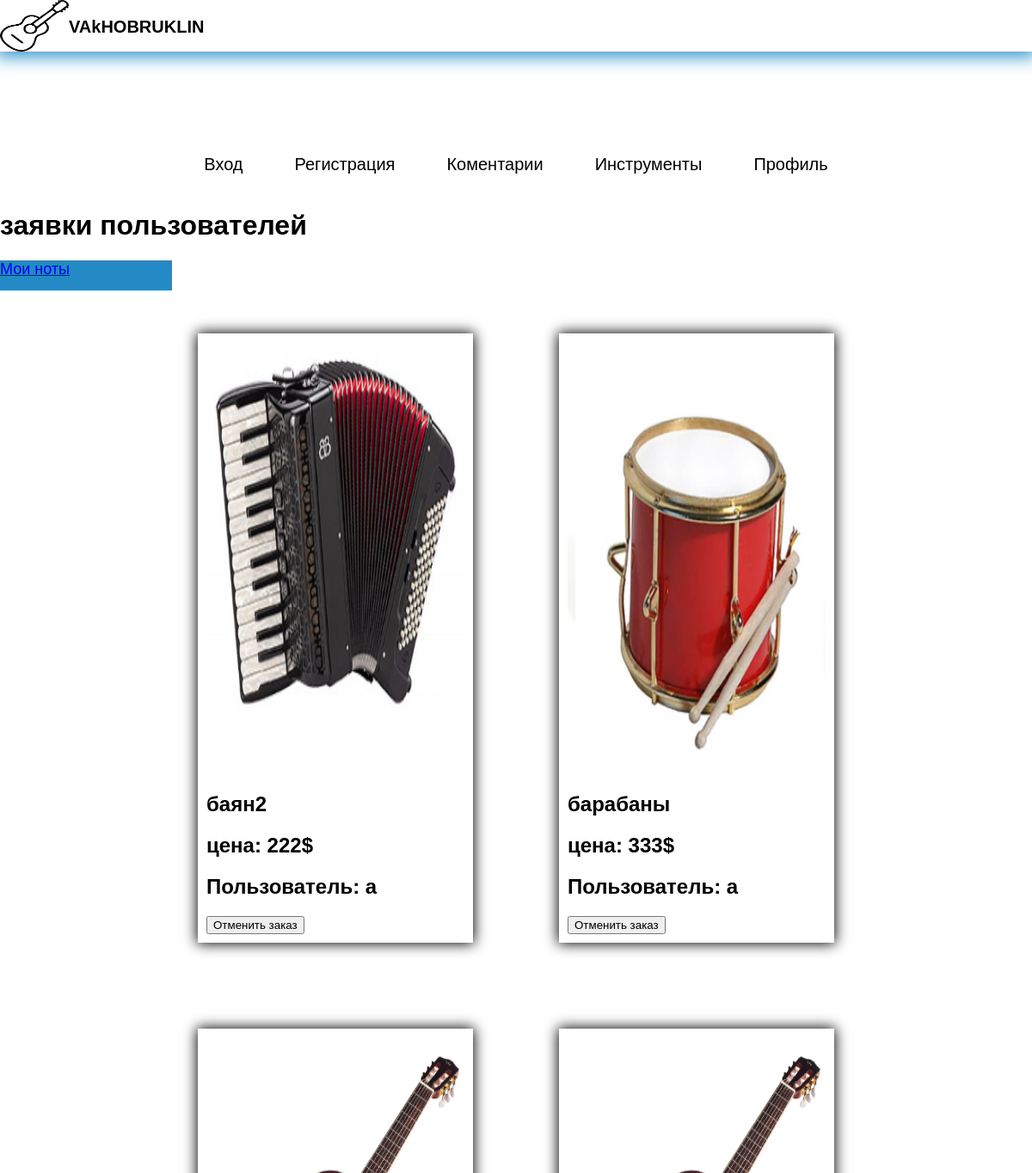
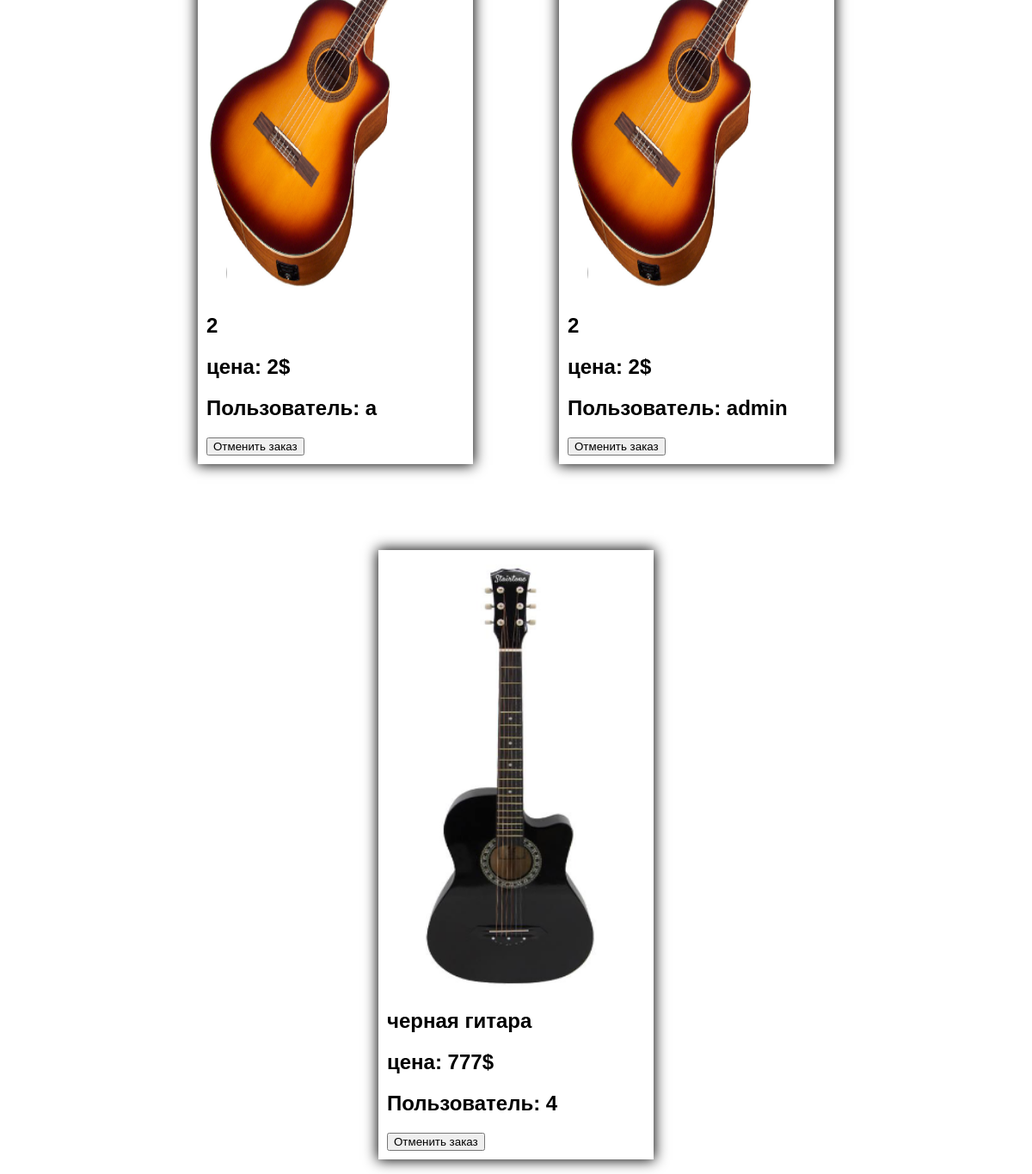
Screenshot of /pages/manager.php (signed in) with the database file from the repository (2 pictures, top to bottom).
### tables this page shows
CREATE TABLE `workout` (
  `id` int NOT NULL,
  `first_namee` varchar(50) NOT NULL,
  `lek_id` int NOT NULL
);

CREATE TABLE `books` (
  `id` int NOT NULL,
  `first_name` varchar(999) NOT NULL,
  `img` varchar(999) NOT NULL,
  `cost` int NOT NULL
);

### pages/manager.php (the view, shortened to what this page needs)
<?php include("header.php");
require('bd_connect/db.php');
?>
<h1>заявки пользователей</h1>
<?php
$sql3 = "SELECT workout.id,workout.first_namee,first_name,img,cost FROM workout inner join books on workout.lek_id = books.id";
$result = $con->query($sql3);
for($data = []; $row = mysqli_fetch_assoc($result); $data[]=$row)
{
}
?>
<a href="mynots.php" class="login-button">Мои ноты</a>
<div class="popular-row">
<?php foreach($data as $elem)  {
$id= $elem['id'];
echo '
<div class="popular-card">
<img src="../img/'.$elem['img'].'" alt="" class="imgbooks">
        <h2>'.$elem['first_name'].'</h2>
        <h2>цена: '.$elem['cost'].'$</h2>
        <h2>Пользователь: '.$elem['first_namee'].'</h2>';
        echo ' <form method="post"><input type="submit" value="Отменить заказ" class="btn-del" name='.$id.'></form>';
        echo ' </div>';
} ?>
</div>

### pages/header.php (shortened to what this page needs)
<!DOCTYPE html>
<html lang="en">
<head>
    <link rel="stylesheet" href="../style/style.css">
</head>
<body>
<header>
<img src="../img/logo.png"  id="logotip">
<a href="../index.php" class="link_log"><p>VAkHOBRUKLIN</p></a>
</header>
<main>
<div class="menuhad">
<a href="login.php" class="link_head">Вход</a>
<a href="registration.php" class="link_head">Регистрация</a>
<a href="coment.php" class="link_head">Коментарии</a>
<a href="catalog.php" class="link_head">Инструменты</a>
<a href="profil.php" class="link_head">Профиль</a>
</div>

### style/style.css (style rules this page uses)
body { margin: 0; padding: 0; font-family: sans-serif ; }
header { width: 100%; display: flex; height: 60px; box-shadow: 0px 0px 20px 5px rgba(31, 136, 197, 0.979); }
#logotip { width: 80px; height: 60px; }
main { margin-top: 100px; display: flex; flex-direction: column; }
.menuhad { display: flex; justify-content: center; }
.link_head { text-decoration: none; color: black; font-size: 20px; margin: 20px 30px; transition: all 0.3s ease-out; }
.link_log { text-decoration: none; color: black; font-size: 20px; font-weight: 700; }
.login-button { width: 200px; height: 35px; border: none; background: rgba(31, 136, 197, 0.979); font-size: 18px; font-weight: 500; cursor: pointer; }
.popular-row { width: 100%; margin: 0 auto; display: flex; align-items: center; flex-wrap: wrap; justify-content: center; align-content: flex-start; }
.popular-card { margin: 50px; padding: 10px; width: 300px; height:auto; text-align: left; box-shadow:0px 0px 15px 1px black; }
.imgbooks { width: 300px; height: 500px; }

### rows the page displays
workout: lek.img (picture), lek.first_name "баян2", lek.cost "222", first_namee "a"
workout: lek.img (picture), lek.first_name "барабаны", lek.cost "333", first_namee "a"
workout: lek.img (picture), lek.first_name "2", lek.cost "2", first_namee "a"
workout: lek.img (picture), lek.first_name "2", lek.cost "2", first_namee "admin"
workout: lek.img (picture), lek.first_name "черная гитара", lek.cost "777", first_namee "4"
